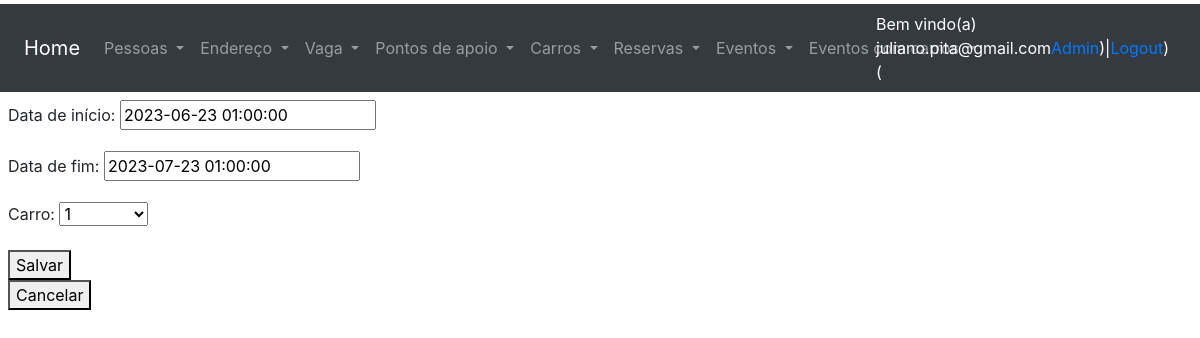
Page /alteraReserva/1/ (signed in) on the earlier database version.
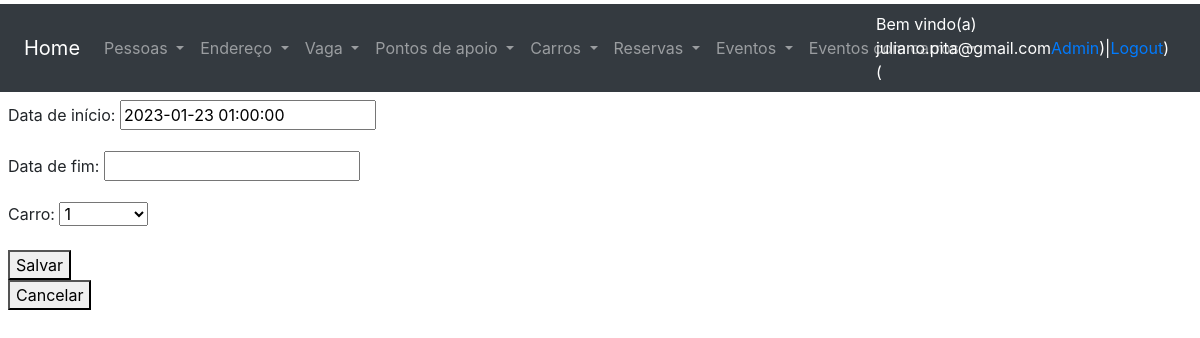
Same page on the later database version.
### core/models.py (models this page shows, shortened)
class Reserva(models.Model):
    dataInicio = models.DateTimeField(verbose_name='Data de início')
    dataFim = models.DateTimeField(verbose_name='Data de fim', blank=True, null=True, default=None)
    valor = models.DecimalField(max_digits=10, decimal_places=2, blank=True, null=True, default=0.00, verbose_name='Valor')
    tempoReserva = models.DecimalField(max_digits=10, decimal_places=2, blank=True, null=True, default=0.00, verbose_name='Tempo de reserva')
    isActive = models.BooleanField(default=True, verbose_name='Ativo?')
    cliente = models.ForeignKey(Cliente, on_delete=models.DO_NOTHING, verbose_name='Cliente')
    carro = models.ForeignKey(Carro, default=None, null=True, on_delete=models.DO_NOTHING, verbose_name='Carro')
    class Meta:
        verbose_name_plural = "Reservas"

### core/views.py (the view)
# urls.py: path('alteraReserva/<int:id>/', alteraReserva, name='url_altera_reserva'),
@login_required
def alteraReserva(request, id):
    obj = Reserva.objects.get(id=id)
    form = FormReserva(request.POST or None, request.FILES or None, instance=obj)
    if request.POST:
        if form.is_valid():
            form.save()
            messages.success(request, 'Dados da reserva alterados com sucesso!')
            return redirect('url_listagem_reservas')
    contexto = {'form': form, 'txt_titulo': 'EditReserva', 'txt_descrição': "Altera Reservas"}
    return render(request, 'core/cadastro.html', contexto)

### core/forms.py
class FormReserva(ModelForm):
    class Meta:
        model = Reserva
        fields = ('dataInicio', 'dataFim', 'carro')

### core/models.py (called while the page is built)
    def __str__(self):
        return str(self.pk)

### core/templates/core/cadastro.html (shortened to what this page needs)
{% extends 'base.html' %}
{% load crispy_forms_tags %}
{% block main %}
        <form method="post" enctype="multipart/form-data">
            {{ form.as_p }}
            <button type="submit">Salvar</button>
        </form>
    <button onclick="window.location.href='/'">Cancelar</button>
{% endblock %}

Differences in the rows shown:
changed Reserva: dataInicio "2023-06-23 01:00:00" → "2023-01-23 01:00:00"; dataFim "2023-07-23 01:00:00" → (not shown)
